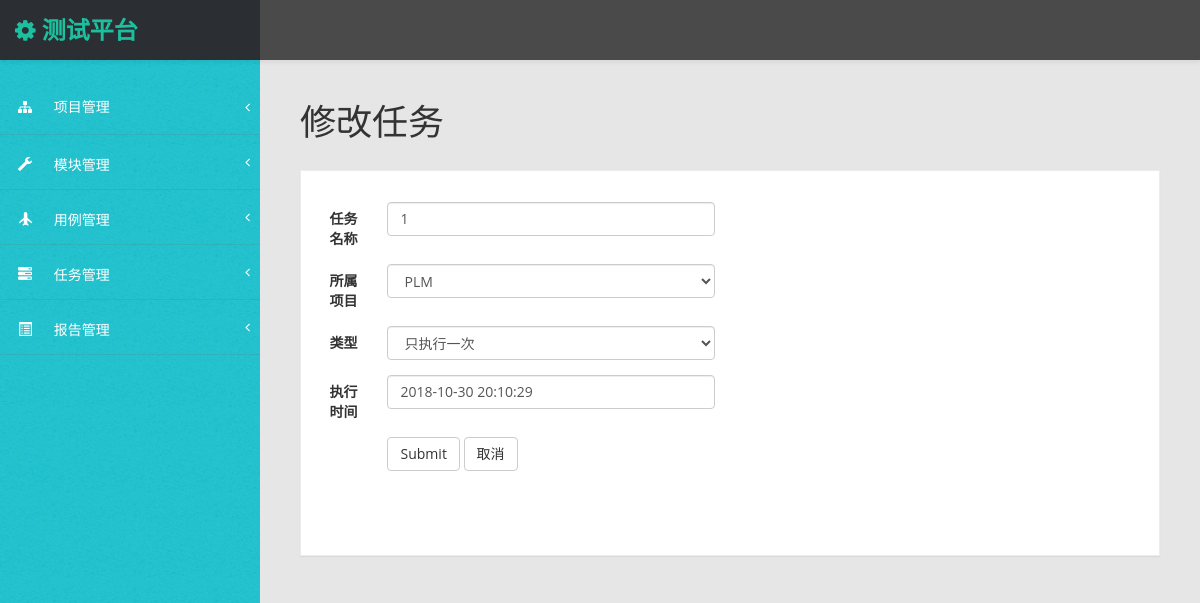
Before: /edit_task/1/ with the older database file.
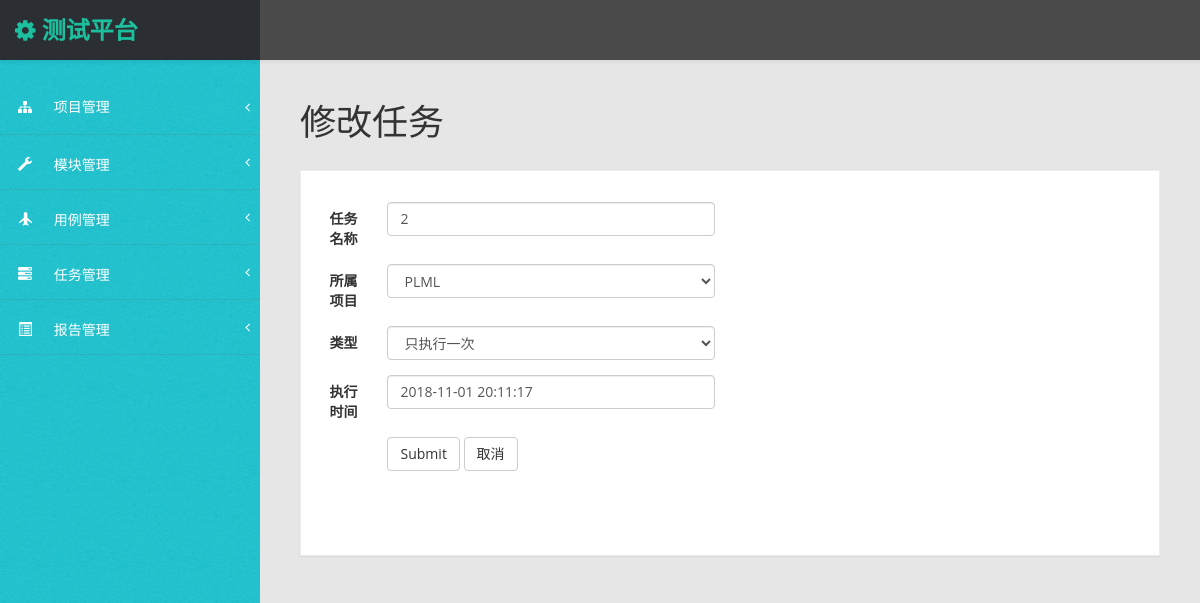
After: the same page with the newer database file.
### ApiManager/models.py (models this page shows)
class TaskInfo(models.Model):
    class Meta:
        verbose_name='定时任务'
        db_table='TaskInfo'
    belong_project=models.ForeignKey(ProjectInfo,on_delete=models.CASCADE)
    name=models.CharField("任务名",max_length=1024,null=False)
    type = models.CharField(max_length=50, verbose_name='类型', choices=TASK_CHOICE)
    executeTime = models.DateTimeField(max_length=50, verbose_name='执行时间',null=True)
    fixedTime=models.CharField(max_length=50, verbose_name='固定时间',null=True)

### ApiManager/views.py (the view)
# urls.py: path('edit_task/<int:eid>/',ApiManager_views.add_task_page),
def add_task_page(request,eid=0):
    project_list=ProjectInfo.objects.all()
    if eid!=0:
        name=get_object_or_404(TaskInfo,id=eid).name
        type=get_object_or_404(TaskInfo,id=eid).type
        executeTime=get_object_or_404(TaskInfo,id=eid).executeTime
        belong_project=get_object_or_404(TaskInfo,id=eid).belong_project
        fixedTime=get_object_or_404(TaskInfo,id=eid).fixedTime
        return render(request,'add_task.html',{'task_id':eid,'task_name':name,'belong_project':belong_project,'type':type,'executeTime':executeTime,'fixedTime':fixedTime,'projects':project_list})
    else:
        return render(request,'add_task.html',{'task_name':"",'projects':project_list})

### templates/add_task.html (shortened to what this page needs)
{% extends 'base.html' %}
{% block page-content %}
<div class="row">
    <div class="col-md-12">
        <h1 class="page-header">
        </h1>
    </div>
</div>
<div class="row">
    <div class="col-lg-12">
        <div class="panel panel-default">
            <div class="panel-heading">
            </div>
            <div class="panel-body">
                <div class="row">
                    <div class="col-lg-6">
                        <form id="task_from" class="form-horizontal" role="form" action="/add_task_action/" method="post">
                            <div class="form-group">
                                <label for="task_name" class="col-sm-2 control-label">任务名称</label>
                                <div class="col-sm-10">
                                    <input type="text" class="form-control" id="task_name" name="task_name"
                                           placeholder="请输入任务名称" value={{ task_name }}>
                                </div>
                            </div>
                            <div class="form-group">
                        		<label class="col-sm-2 control-label" for="belong_project">所属项目</label>
                        		<div class="col-sm-10">
                            		<select id="belong_project" name="belong_project" class="form-control">
                                			{% for project in  projects %}
                                    			{% ifequal project belong_project %}
                                    			<option value="{{ project.project_name }}" selected="selected">{{ project.project_name }}</option>
                                    			{% else %}
                                    			<option value="{{ project.project_name }}">{{ project.project_name }}</option>
                                    			{% endifequal %}
                                			{% endfor %}
                            		</select>
                        		</div>
                    		</div>
                            <div class="form-group">
                                <label for="task_type" class="col-sm-2 control-label">类型</label>
                                <div class="col-sm-10">
                                    <select id="task_type" name="task_type" class="form-control">
                                        {% if type == 'once' %}
                                            <option value="once" selected="selected" style='display: none'>只执行一次</option>
                                        {% endif %}
                            		</select>
                                </div>
                            </div>
                            <div class="form-group">
                                <label for="executeTime" class="col-sm-2 control-label">执行时间</label>
                                <div class="col-sm-10" id="timediv">
                                    {% if type == 'everyday' %}
                                    <input type="text" class="form-control " id="fixedTime" name="fixedTime" value="{{ fixedTime }}">
                                    {% elif type == 'Mon-fri' %}
                                    <input type="text" class="form-control " id="fixedTime" name="fixedTime" value="{{ fixedTime }}">
                                    {% else %}
                                    <input type="text" class="form-control " id="executeTime" name="executeTime" value="{{ executeTime|date:'Y-m-d H:m:s' }}">
                                    {% endif %}
                                </div>
                            </div>
							<div class="form-group">
                                <div class="col-sm-offset-2 col-sm-10">
                                    <input type="submit" class="btn btn-default" name="confirm">
                                    <a type="submit" class="btn btn-default" name="cancel" href='/task_list/'>取消</a>
                                </div>
                            </div>
                        </form>
                    </div>
                </div>
            </div>
        </div>
    </div>
</div>
{% endblock %}

Changed rows visible on the page:
changed TaskInfo "只执行一次": executeTime "2018-10-30 20:10:29" → "2018-11-01 20:11:17"
Other visible differences:
form field task_name: "1" → "2"
form field belong_project: "PLM" → "PLML"
